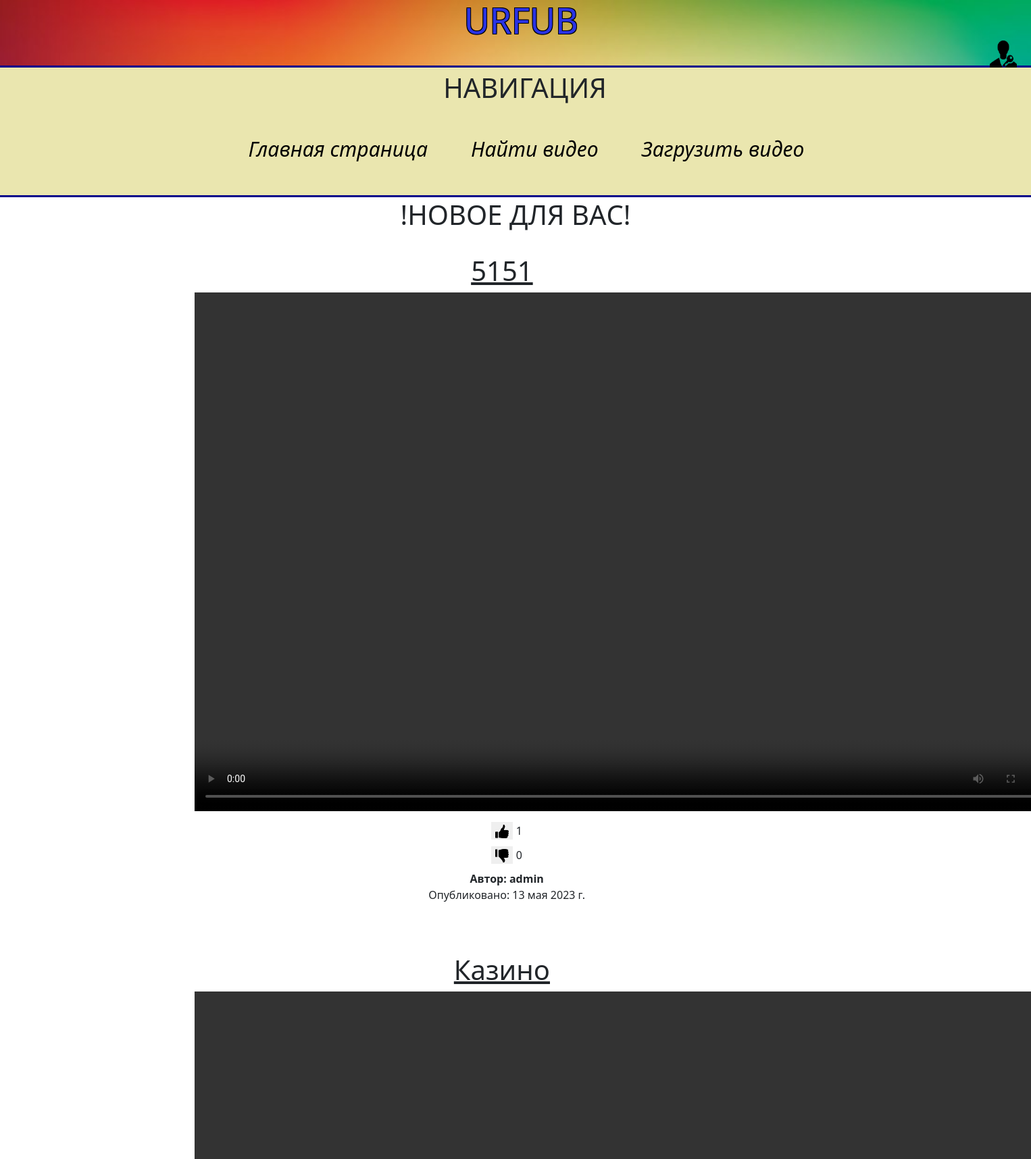
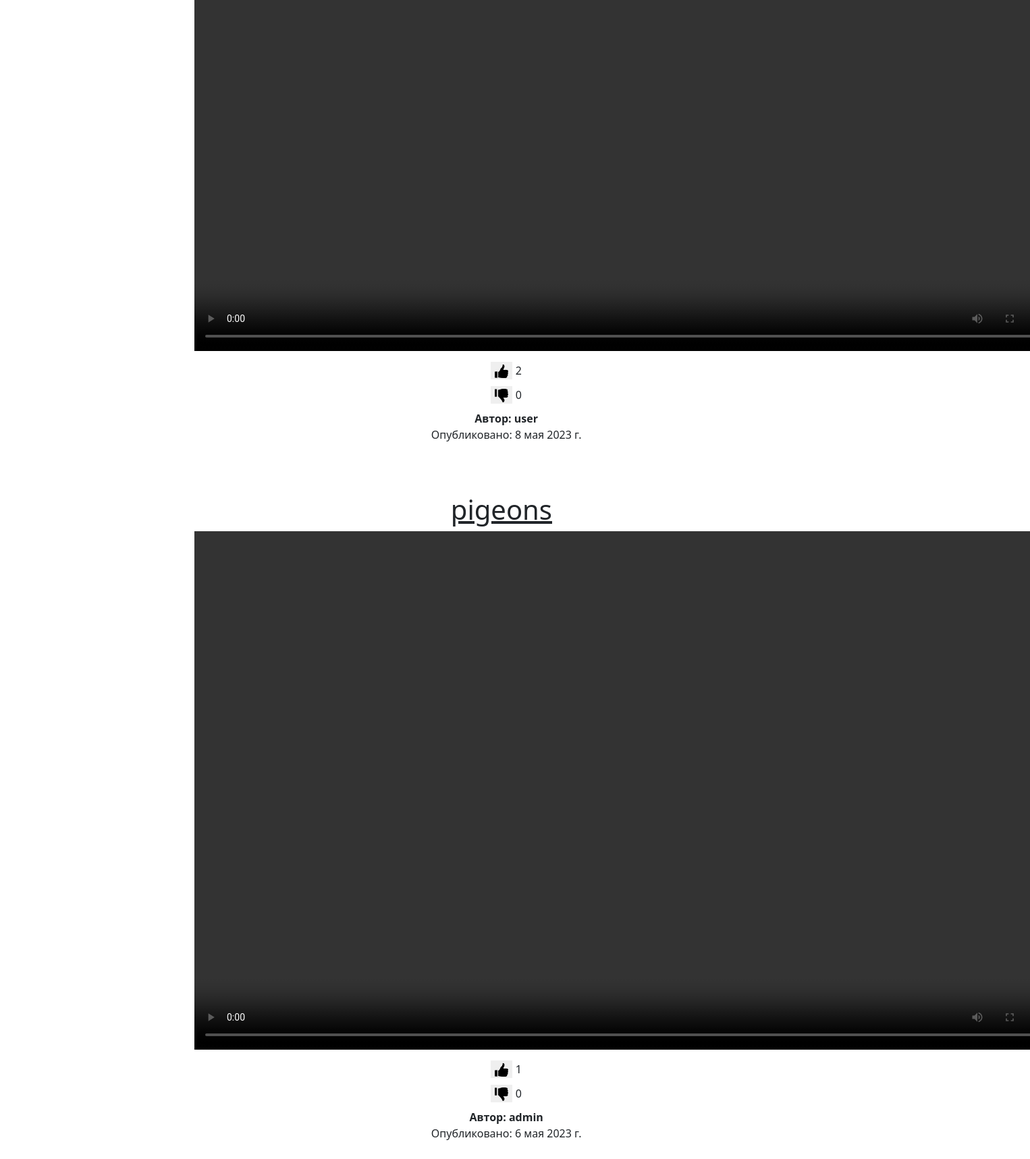
The page / on the database its author committed (2 pictures, top to bottom).
### urfub/models.py (models this page shows, shortened)
class videos(models.Model):
    id = models.IntegerField(primary_key=True)
    key = models.CharField(max_length=100, null=False, default='Atom')
    url_storage = EmbedVideoField(null=False, default='11')
    title = models.CharField(max_length=100, null=False)
    likes = models.IntegerField(default=0)
    dislike = models.IntegerField(default=0)
    publish_date = models.DateField(default=django.utils.timezone.datetime.today().strftime('%Y-%m-%d'))
    author = models.ForeignKey(
        settings.AUTH_USER_MODEL,
        related_name='creator',
        on_delete=models.CASCADE)
    liked = models.ManyToManyField(settings.AUTH_USER_MODEL,
                                   related_name='liked_users',
                                   default=None
                                   )
    disliked = models.ManyToManyField(settings.AUTH_USER_MODEL,
                                   related_name='disliked_users',
                                   default=None
                                   )
    class Meta:
        ordering = ['-id']

### urfub/views.py (the view)
# urls.py: path('',views.main, name='main'),
def main(request):
    vid = videos.objects.all()[0:3]
    authors = {}
    for video in vid:
        video.url_storage = s3.generate_presigned_url(ClientMethod='get_object',
                                                      Params={
                                                          'Bucket': BUCKET_NAME,
                                                          'Key': video.key
                                                      })
        authors[video.id] = cur.execute("SELECT username FROM auth_user WHERE id == {0}".format(video.author_id)).fetchone()[0]
    return render(request, 'main/video-main.html', context={'video' : vid, 'authors' : authors})

### urfub/templates/main/video-main.html (shortened to what this page needs)
{% extends 'main/main.html' %}
{% load static %}
{% block content %}
    <div class="new-video">
    <h1 class="main-vid">!Новое для вас!</h1>
    <section class="video-column">
        <ul>
            {% for item in video %}
                <li class="vid-item">
                    <h3 class="name-vid">{{ item.title }}</h3>
                        <p class="vid">
                            <video
                            controls
                            width="1280"
                            height="768">
                                <source type="video/mp4" src={{ item.url_storage }}>
                            </video>
                        </p>
                        <div class="descript-vid">
                            <section class="grades">
                                <form action="{% url 'likes' item.id %}" method="POST">
                                    <button id='like' class="reaction" type="submit"><img src="{% static 'main/img/like.png' %}" height="20" width="20" alt="like"></button> <span class="like-count">{{ item.likes }}</span>
                                </form>
                                <form action="{% url 'dislikes' item.id %}" method="POST">
                                    <button id='dislike' class="reaction" type="submit"><img src="{% static 'main/img/dislike.png' %}" height="20" width="20" alt="dislike"></button> <span class="dislike-count">{{ item.dislike }}</span>
                                </form>
                            </section>
                            {% for author in authors.items %}
                                {% if author.0 == item.id %}
                                <strong class="author">Автор: {{ author.1 }}</strong>
                                {% endif %}
                            {% endfor %}
                            <br>
                            <span class="date">Опубликовано: {{ item.publish_date }}</span>
                        </div>
            </li>
        {% endfor %}
        </ul>
    </section>
    </div>
{% endblock %}

### urfub/static/main/css/total_style.css (style rules this page uses)
.main-vid { text-transform: uppercase; line-height: 52px; text-align: center; }
.new-video ul h3 { text-align: center; }
.vid { display: flex; margin-left: 16%; }
.descript-vid { text-align: center; margin-right: 4%; }
.vid-item { list-style: none; margin-bottom: 25px; padding: 25px; }
.name-vid { text-align: center; margin-right: 5%; font-size: 40px; text-decoration: underline; }
.grades button { border: 0; }
.Video-prew form { justify-content:center; align-items:center; margin: 10px; }

### rows shown on the page
videos: title "5151", likes "1", dislike "0", publish_date "13 мая 2023 г."
videos: title "Казино", likes "2", dislike "0", publish_date "8 мая 2023 г."
videos: title "pigeons", likes "1", dislike "0", publish_date "6 мая 2023 г."

### other values the page prints
{{ author.1 }} "admin"
{{ author.1 }} "user"
